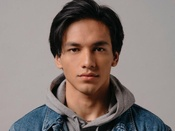
#> input picture jefri.jpeg, 175 x 131 px, shrunk from 700 x 525 before the run
$ jupyter execute 'Filter Median.ipynb'   (shell and % lines are left out)
#> lines starting #> are read from the running program, lines starting #| are printed output that depends on the picture
[cell 1]
#import library
import matplotlib.pyplot as plt

from skimage import data
from skimage.io import imread
from skimage.color import rgb2gray
import numpy as np

[cell 2]
# Membaca citra 1 dari file "mobil.tif"
citra1 = imread(fname="jefri.jpeg")
#> citra1 is the input picture: shape (131, 175, 3); mean R, G, B 134.2, 122.8, 118.3

# Membaca citra 2 dari file "boneka2.tif"
citra2 = imread(fname="arbani.jpeg")
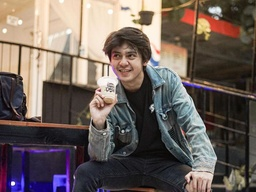
#> input picture arbani.jpeg, 256 x 192 px, shrunk from 1024 x 768 before the run
#> citra2 is the input picture: shape (192, 256, 3); mean R, G, B 108.8, 96.6, 90.9

# Menampilkan dimensi citra 1
print('Shape citra 1: ', citra1.shape)
#| Shape citra 1:  (131, 175, 3)

# Menampilkan dimensi citra 2
print('Shape citra 2: ', citra2.shape)
#| Shape citra 2:  (192, 256, 3)

# Membuat layout subplot 1x2 dengan ukuran figure 10x10
fig, axes = plt.subplots(1, 2, figsize=(10, 10))
ax = axes.ravel()

# Menampilkan citra 1 pada subplot pertama
ax[0].imshow(citra1, cmap='gray')
ax[0].set_title("Citra 1")

# Menampilkan citra 2 pada subplot kedua
ax[1].imshow(citra2, cmap='gray')
ax[1].set_title("Citra 2")
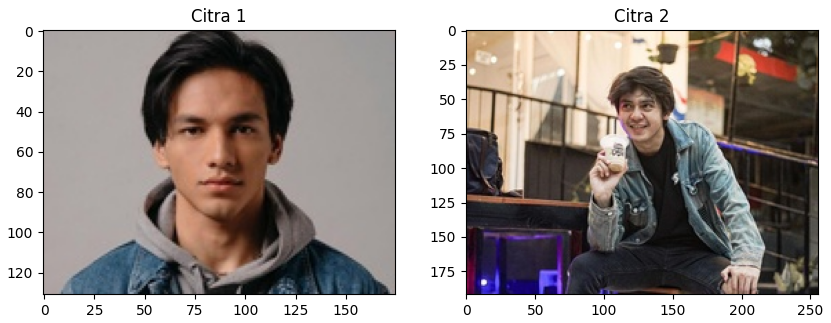
#> figure drawn by matplotlib, 2 panels

[cell 3]
# Membuat salinan dari citra 1 dan citra 2
copyCitra1 = citra1.copy()
copyCitra2 = citra2.copy()

# Mendapatkan dimensi citra 1
m1, n1 = copyCitra1.shape[:2]
#> m1 = 131; n1 = 175

# Membuat array kosong untuk output citra 1 dengan ukuran yang sama
output1 = np.empty((m1, n1))

# Mendapatkan dimensi citra 2
m2, n2 = copyCitra2.shape[:2]
#> m2 = 192; n2 = 256

# Membuat array kosong untuk output citra 2 dengan ukuran yang sama
output2 = np.empty((m2, n2))

# Menampilkan dimensi copy citra 1
print('Shape copy citra 1:', copyCitra1.shape)
#| Shape copy citra 1: (131, 175, 3)

# Menampilkan dimensi output citra 1
print('Shape output citra 1:', output1.shape)
#| Shape output citra 1: (131, 175)

# Menampilkan nilai m1 dan n1
print('m1:', m1)
#| m1: 131
print('n1:', n1)
#| n1: 175
print()

# Menampilkan dimensi copy citra 2
print('Shape copy citra 2:', copyCitra2.shape)
#| Shape copy citra 2: (192, 256, 3)

# Menampilkan dimensi output citra 2
print('Shape output citra 2:', output2.shape)
#| Shape output citra 2: (192, 256)

# Menampilkan nilai m2 dan n2
print('m2:', m2)
#| m2: 192
print('n2:', n2)
#| n2: 256
print()

[cell 4]
# melakukan looping untuk setiap posisi baris dan kolom pada citra 1
for baris in range(0, m1-1):
    for kolom in range(0, n1-1):
        a1 = baris
        b1 = kolom
        # untuk menyimpan nilai piksel
        dataA = [copyCitra1[a1-1, b1-1], copyCitra1[a1-1, b1], copyCitra1[a1-1, b1+1], \
              copyCitra1[a1, b1-1], copyCitra1[a1, b1], copyCitra1[a1, b1+1], \
              copyCitra1[a1+1, b1-1], copyCitra1[a1+1, b1], copyCitra1[a1+1, b1+1]]

        # Urutkan
        for i in range(1, 8): # Looping untuk membandingkan nilai dan mengurutkan elemen" dakam dataA
            for j in range(i, 9):
                # kondisi dimana jika elemen dalam dataA[i] lebih besar dari elemen dataA[j] maka elemennya akan ditukar
                if np.any(dataA[i] > dataA[j]):
                    tmpA = dataA[i]
                    dataA[i] = dataA[j]
                    dataA[j] = tmpA

        output1[a1, b1] = np.mean(dataA) # nilai piksel pada posisi (a1,b1)
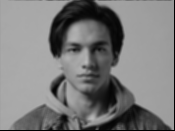
#> output1: shape (131, 175) float64; min 0, max 184.2, mean 123.4

[cell 5]
# melakukan looping untuk setiap posisi baris dan kolom pada citra 2
for baris in range(0, m2-1):
    for kolom in range(0, n2-1):
        a1 = baris
        b1 = kolom
        # untuk menyimpan nilai piksel
        dataA = [copyCitra2[a1-1, b1-1], copyCitra2[a1-1, b1], copyCitra2[a1-1, b1+1], \
              copyCitra2[a1, b1-1], copyCitra2[a1, b1], copyCitra2[a1, b1+1], \
              copyCitra2[a1+1, b1-1], copyCitra2[a1+1, b1], copyCitra2[a1+1, b1+1]]

        # Urutkan
        for i in range(1, 8): # Looping untuk membandingkan nilai dan mengurutkan elemen" dakam dataA
            for j in range(i, 9):
                # kondisi dimana jika elemen dalam dataA[i] lebih besar dari elemen dataA[j] maka elemennya akan ditukar
                if np.any(dataA[i] > dataA[j]):
                    tmpA = dataA[i]
                    dataA[i] = dataA[j]
                    dataA[j] = tmpA

        output2[a1, b1] = np.mean(dataA) # nilai piksel pada posisi (a1,b1)
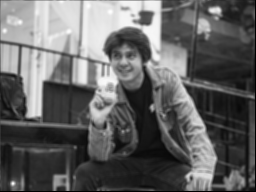
#> output2: shape (192, 256) float64; 0.53% of the values are NaN or infinite; the others: min 0, max 251.6, mean 98.56; drawn with min black, max white, NaN and infinite black

[cell 6]
fig, axes = plt.subplots(2, 2, figsize=(10, 10)) # membuat sebuah figure dengan ukuran 10x10 dan ukuran axes 2x2
ax = axes.ravel() # untuk mengubah array multidimensi menjadi array satu dimensi

# menampilkan input citra 1
ax[0].imshow(citra1, cmap = 'gray')
ax[0].set_title("Input Citra 1")

# menampilkan input citra 2
ax[1].imshow(citra2, cmap = 'gray')
ax[1].set_title("Input Citra 1")

# menampilkan output citra 1
ax[2].imshow(output1, cmap = 'gray')
ax[2].set_title("Output Citra 1")

# menampilkan output citra 2
ax[3].imshow(output2, cmap = 'gray')
ax[3].set_title("Output Citra 2")
